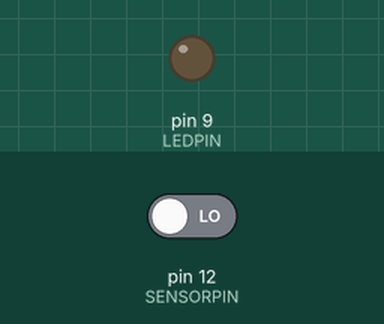
Bench run of a sketch on a simulated Arduino Uno, built with avr-gcc and run on an emulated ATmega328P. Parts: output pins drawn as LEDs (lit = HIGH). Inputs (shaded band) come from the test bench; at power-on: pin 12 (SENSORPIN) LOW.

Above: at 1.2 s.
1.3 s: pin 12 (SENSORPIN) driven HIGH
At 1.7 s:
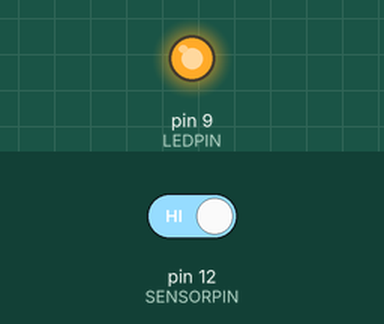
2.8 s: pin 12 (SENSORPIN) driven LOW
At 4.0 s:
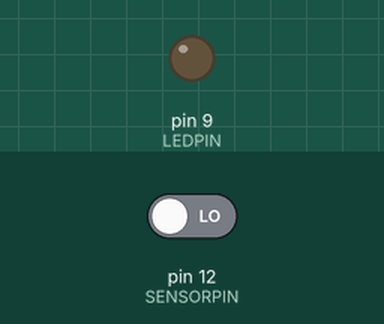
Timing chart, 0 to 5.8 s (numbered marks = the images above; inputs shaded):
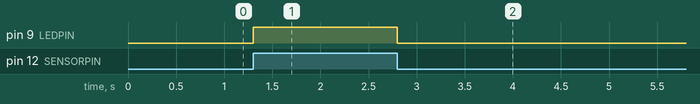

The sketch:

PIR_demonstration.ino
```cpp
/* Uses a Passive Infrared Sensor (PIR) to detect motion.
 * When motion is detected, the sensor will send 3 volts to the sensor pin. (3Volts is considered high by 5Volt Arduinos)
 * This will cause an LED to light up.
 */
const int LEDPIN = 9;        //Set pin for LED
const int SENSORPIN = 12;    //Set pin for PIR sensor
int sensorState = 0;            //Variable to record the state of the PIR sensor

void setup() {
  pinMode(LEDPIN, OUTPUT);     //Set pin for LED as output
  pinMode(SENSORPIN, INPUT);   //Set pin for PIR sensor as input
}

void loop() {
  sensorState = digitalRead(SENSORPIN); //Read the state of the sensor pin

  if (sensorState == HIGH){             //Cause the LED to glow if the sensor pin is high.  Otherwise, turn the LED off.
    digitalWrite(LEDPIN, HIGH);
  } else {
    digitalWrite(LEDPIN, LOW);
  }
}
```

Measured:
- after the input at 1.3 s, pin 9 (LEDPIN): LOW → HIGH at once
- after the input at 2.8 s, pin 9 (LEDPIN): HIGH → LOW at once
